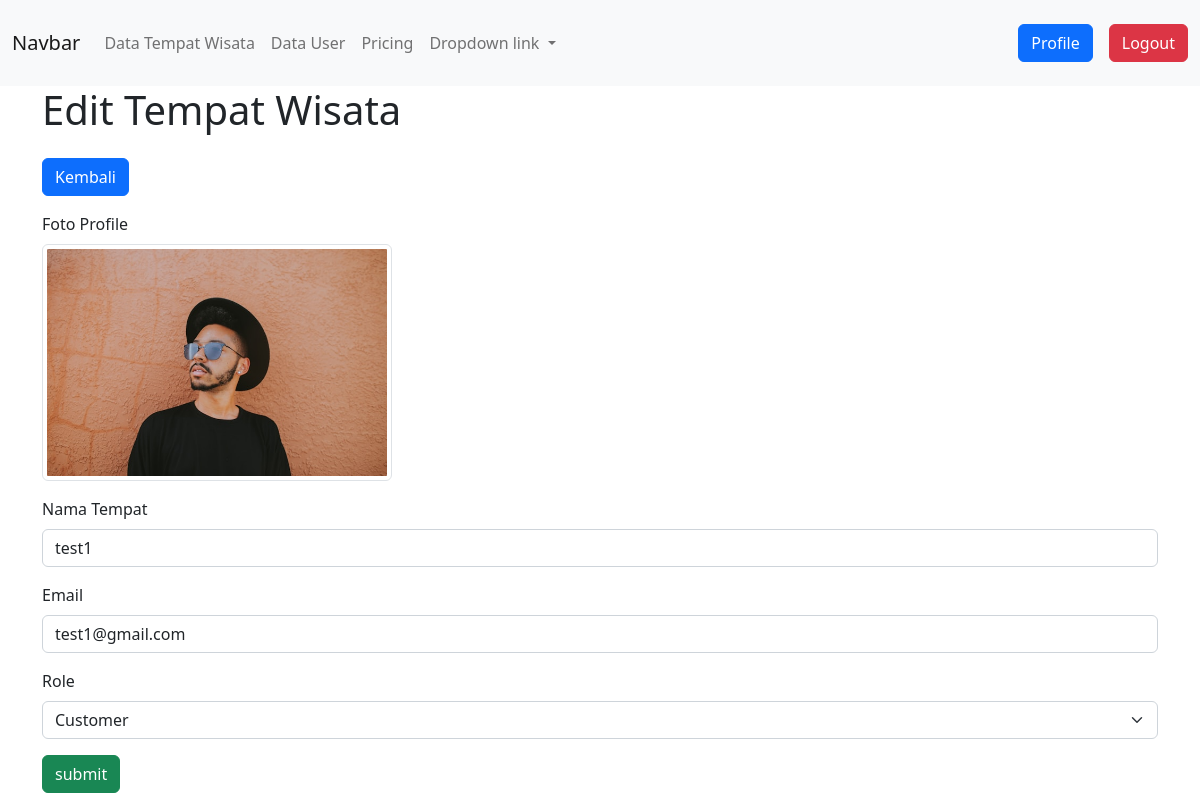
Page /admin/user/edit_user_admin.php?id_user=3 (signed in) on the committed database.
### tables this page shows
CREATE TABLE `user` (
  `id_user` int NOT NULL,
  `username` varchar(255) NOT NULL,
  `password` varchar(255) NOT NULL,
  `email` varchar(255) NOT NULL,
  `gambar_user` varchar(255) NOT NULL,
  `role` enum('admin','costomer') NOT NULL
);

### admin/user/edit_user_admin.php (the view, shortened to what this page needs)
<?php include '../layout/navbar.php';
    if(isset($_GET ['id_user'])){
        $id_user = $_GET['id_user'];
        $query = $koneksi->query("SELECT * FROM user WHERE id_user = '$id_user'");
        $data = $query->fetch_assoc();
    }
?>
<h1>Edit Tempat Wisata</h1>
<a href="index.php"><button type="button" class="btn btn-primary my-3">Kembali</button></a>
<br>
<div class='mb-3 d-flex flex-column'>
    <label for="gambar_user" class="form-label ">Foto Profile</label>
    <img src="../../assets/img/<?php echo isset($data) ? $data['gambar_user'] : ''; ?>" class="img img-thumbnail" alt="" style="max-width: 350px; max-height: 350px;">
</div>
<div class="mb-3">
    <label for="username" class="form-label">Nama Tempat</label>
    <input type="text" class="form-control" id="username" name="username" value="<?php echo isset($data) ? $data['username'] : '';?>" readonly>
</div>
<div class="mb-3">
    <label for="email" class="form-label">Email</label>
    <input type="email" class="form-control" id="email" name="email" value="<?php echo isset($data) ? $data['email'] : ''; ?>" readonly>
</div>
<form method="POST" enctype="multipart/form-data" action="">
    <div class="mb-3">
        <label for="role" class="form-label">Role</label>
        <select class="form-select" id="role" name="role" required>
            <option value="user" <?php echo isset($data) && $data['role'] === 'costomer' ? 'selected' : ''; ?>>Customer</option>
        </select>
    </div>
    <input type="submit" class="btn btn-success" name="submit" value="submit">
</form>
<?php include '../layout/footer.php' ?>

### assets/css/style.css (style rules this page uses)
* { margin: 0; padding: 0; box-sizing: border-box; }

### rows in the picture
user: gambar_user (picture), username "test1", email "test1@gmail.com", role "Customer"
